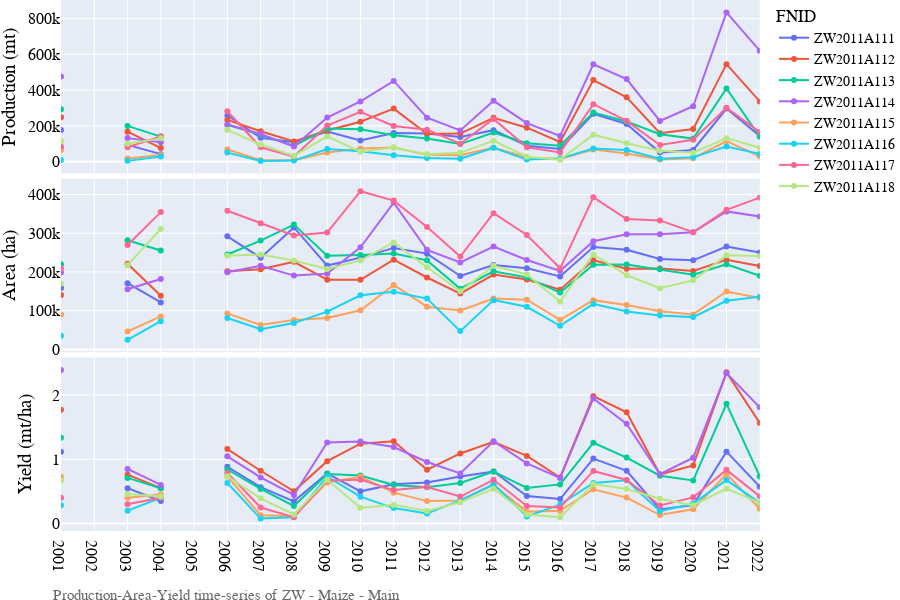

Notebook cell for this chart:
### Code cell
# Lineplot of Production-Area-Yield time-series
country_iso, country_name = 'ZW', 'Zimbabwe'
df = pd.read_csv('../data/crop/adm_crop_production_%s.csv' % country_iso, index_col=0)
df['year'] = df['harvest_year']
year = [df['year'].min(), df['year'].max()]
product_season = [
    ['Maize','Main'],
]
for product_name, season_name in product_season:
    footnote = 'Production-Area-Yield time-series of %s - %s - %s' % (country_iso, product_name, season_name)
    fn_save = '../figures/%s_line_pay_%s_%s.png' % (country_iso, product_name, season_name)
    sub = df[(df['product'] == product_name) & (df['season_name'] == season_name)]
    fig = PlotLinePAY(sub, year, footnote, fn_save)
    fig.show()

### Figure 1 — Plotly figure (JSON) as saved in the notebook; plotly's stock layout.template omitted (floating-point values rounded to 4 significant figures)
{"data": [{"connectgaps": false, "hovertemplate": "fnid=ZW2011A111<br>indicator=production<br>year=%{x}<br>value=%{y}<extra></extra>", "legendgroup": "ZW2011A111", "line": {"color": "#636efa", "dash": "solid"}, "marker": {"symbol": "circle"}, "mode": "markers+lines", "name": "ZW2011A111", "orientation": "v", "showlegend": true, "type": "scatter", "x": [2001, 2002, 2003, 2004, 2005, 2006, 2007, 2008, 2009, 2010, 2011, 2012, 2013, 2014, 2015, 2016, 2017, 2018, 2019, 2020, 2021, 2022], "xaxis": "x3", "y": [176919, null, 94135, 42420, null, 258000, 134000, 108697, 168936, 118658, 159885, 157655, 138454, 176294, 89384, 71774, 267369, 211105, 51070, 65867, 297059, 143426], "yaxis": "y3"}, {"connectgaps": false, "hovertemplate": "fnid=ZW2011A111<br>indicator=area<br>year=%{x}<br>value=%{y}<extra></extra>", "legendgroup": "ZW2011A111", "line": {"color": "#636efa", "dash": "solid"}, "marker": {"symbol": "circle"}, "mode": "markers+lines", "name": "ZW2011A111", "orientation": "v", "showlegend": false, "type": "scatter", "x": [2001, 2002, 2003, 2004, 2005, 2006, 2007, 2008, 2009, 2010, 2011, 2012, 2013, 2014, 2015, 2016, 2017, 2018, 2019, 2020, 2021, 2022], "xaxis": "x2", "y": [158629, null, 171155, 121199, null, 292000, 237000, 315063, 216585, 237052, 262106, 247334, 189663, 217648, 209392, 188460, 264695, 257468, 233414, 229996, 265759, 250032], "yaxis": "y2"}, {"connectgaps": false, "hovertemplate": "fnid=ZW2011A111<br>indicator=yield<br>year=%{x}<br>value=%{y}<extra></extra>", "legendgroup": "ZW2011A111", "line": {"color": "#636efa", "dash": "solid"}, "marker": {"symbol": "circle"}, "mode": "markers+lines", "name": "ZW2011A111", "orientation": "v", "showlegend": false, "type": "scatter", "x": [2001, 2002, 2003, 2004, 2005, 2006, 2007, 2008, 2009, 2010, 2011, 2012, 2013, 2014, 2015, 2016, 2017, 2018, 2019, 2020, 2021, 2022], "xaxis": "x", "y": [1.115, null, 0.55, 0.35, null, 0.8836, 0.5654, 0.345, 0.78, 0.5006, 0.61, 0.6374, 0.73, 0.81, 0.4269, 0.3808, 1.01, 0.8199, 0.2188, 0.2864, 1.118, 0.5736], "yaxis": "y"}, {"connectgaps": false, "hovertemplate": "fnid=ZW2011A112<br>indicator=production<br>year=%{x}<br>value=%{y}<extra></extra>", "legendgroup": "ZW2011A112", "line": {"color": "#EF553B", "dash": "solid"}, "marker": {"symbol": "circle"}, "mode": "markers+lines", "name": "ZW2011A112", "orientation": "v", "showlegend": true, "type": "scatter", "x": [2001, 2002, 2003, 2004, 2005, 2006, 2007, 2008, 2009, 2010, 2011, 2012, 2013, 2014, 2015, 2016, 2017, 2018, 2019, 2020, 2021, 2022], "xaxis": "x3", "y": [247981, null, 167964, 76115, null, 234000, 170000, 113279, 174691, 223516, 296722, 155383, 157050, 245516, 190117, 110316, 455666, 359877, 159184, 182938, 544786, 336998], "yaxis": "y3"}, {"connectgaps": false, "hovertemplate": "fnid=ZW2011A112<br>indicator=area<br>year=%{x}<br>value=%{y}<extra></extra>", "legendgroup": "ZW2011A112", "line": {"color": "#EF553B", "dash": "solid"}, "marker": {"symbol": "circle"}, "mode": "markers+lines", "name": "ZW2011A112", "orientation": "v", "showlegend": false, "type": "scatter", "x": [2001, 2002, 2003, 2004, 2005, 2006, 2007, 2008, 2009, 2010, 2011, 2012, 2013, 2014, 2015, 2016, 2017, 2018, 2019, 2020, 2021, 2022], "xaxis": "x2", "y": [140175, null, 221005, 138390, null, 202000, 207000, 226106, 180094, 179839, 231814, 185706, 144083, 193320, 180652, 154041, 229917, 208124, 208699, 202361, 231665, 215235], "yaxis": "y2"}, {"connectgaps": false, "hovertemplate": "fnid=ZW2011A112<br>indicator=yield<br>year=%{x}<br>value=%{y}<extra></extra>", "legendgroup": "ZW2011A112", "line": {"color": "#EF553B", "dash": "solid"}, "marker": {"symbol": "circle"}, "mode": "markers+lines", "name": "ZW2011A112", "orientation": "v", "showlegend": false, "type": "scatter", "x": [2001, 2002, 2003, 2004, 2005, 2006, 2007, 2008, 2009, 2010, 2011, 2012, 2013, 2014, 2015, 2016, 2017, 2018, 2019, 2020, 2021, 2022], "xaxis": "x", "y": [1.769, null, 0.76, 0.55, null, 1.158, 0.8213, 0.501, 0.97, 1.243, 1.28, 0.8367, 1.09, 1.27, 1.052, 0.7161, 1.982, 1.729, 0.7627, 0.904, 2.352, 1.566], "yaxis": "y"}, {"connectgaps": false, "hovertemplate": "fnid=ZW2011A113<br>indicator=production<br>year=%{x}<br>value=%{y}<extra></extra>", "legendgroup": "ZW2011A113", "line": {"color": "#00cc96", "dash": "solid"}, "marker": {"symbol": "circle"}, "mode": "markers+lines", "name": "ZW2011A113", "orientation": "v", "showlegend": true, "type": "scatter", "x": [2001, 2002, 2003, 2004, 2005, 2006, 2007, 2008, 2009, 2010, 2011, 2012, 2013, 2014, 2015, 2016, 2017, 2018, 2019, 2020, 2021, 2022], "xaxis": "x3", "y": [293628, null, 200220, 140453, null, 206000, 151000, 87999, 186161, 181994, 148507, 129657, 98732, 163287, 102978, 89338, 274491, 224817, 153831, 129385, 408880, 139169], "yaxis": "y3"}, {"connectgaps": false, "hovertemplate": "fnid=ZW2011A113<br>indicator=area<br>year=%{x}<br>value=%{y}<extra></extra>", "legendgroup": "ZW2011A113", "line": {"color": "#00cc96", "dash": "solid"}, "marker": {"symbol": "circle"}, "mode": "markers+lines", "name": "ZW2011A113", "orientation": "v", "showlegend": false, "type": "scatter", "x": [2001, 2002, 2003, 2004, 2005, 2006, 2007, 2008, 2009, 2010, 2011, 2012, 2013, 2014, 2015, 2016, 2017, 2018, 2019, 2020, 2021, 2022], "xaxis": "x2", "y": [220136, null, 282000, 255369, null, 245000, 281000, 322341, 241768, 243995, 247511, 229926, 156719, 201589, 186058, 146796, 218559, 219003, 206960, 193053, 219610, 190048], "yaxis": "y2"}, {"connectgaps": false, "hovertemplate": "fnid=ZW2011A113<br>indicator=yield<br>year=%{x}<br>value=%{y}<extra></extra>", "legendgroup": "ZW2011A113", "line": {"color": "#00cc96", "dash": "solid"}, "marker": {"symbol": "circle"}, "mode": "markers+lines", "name": "ZW2011A113", "orientation": "v", "showlegend": false, "type": "scatter", "x": [2001, 2002, 2003, 2004, 2005, 2006, 2007, 2008, 2009, 2010, 2011, 2012, 2013, 2014, 2015, 2016, 2017, 2018, 2019, 2020, 2021, 2022], "xaxis": "x", "y": [1.334, null, 0.71, 0.55, null, 0.8408, 0.5374, 0.273, 0.77, 0.7459, 0.6, 0.5639, 0.63, 0.81, 0.5535, 0.6086, 1.256, 1.027, 0.7433, 0.6702, 1.862, 0.7323], "yaxis": "y"}, {"connectgaps": false, "hovertemplate": "fnid=ZW2011A114<br>indicator=production<br>year=%{x}<br>value=%{y}<extra></extra>", "legendgroup": "ZW2011A114", "line": {"color": "#ab63fa", "dash": "solid"}, "marker": {"symbol": "circle"}, "mode": "markers+lines", "name": "ZW2011A114", "orientation": "v", "showlegend": true, "type": "scatter", "x": [2001, 2002, 2003, 2004, 2005, 2006, 2007, 2008, 2009, 2010, 2011, 2012, 2013, 2014, 2015, 2016, 2017, 2018, 2019, 2020, 2021, 2022], "xaxis": "x3", "y": [475210, null, 131929, 109197, null, 208000, 155000, 84814, 246556, 336855, 451089, 245989, 175002, 340114, 215827, 143573, 543622, 461463, 228073, 309984, 833566, 619997], "yaxis": "y3"}, {"connectgaps": false, "hovertemplate": "fnid=ZW2011A114<br>indicator=area<br>year=%{x}<br>value=%{y}<extra></extra>", "legendgroup": "ZW2011A114", "line": {"color": "#ab63fa", "dash": "solid"}, "marker": {"symbol": "circle"}, "mode": "markers+lines", "name": "ZW2011A114", "orientation": "v", "showlegend": false, "type": "scatter", "x": [2001, 2002, 2003, 2004, 2005, 2006, 2007, 2008, 2009, 2010, 2011, 2012, 2013, 2014, 2015, 2016, 2017, 2018, 2019, 2020, 2021, 2022], "xaxis": "x2", "y": [198919, null, 155210, 181995, null, 199000, 216000, 190594, 195679, 263621, 379066, 257153, 224362, 265714, 230880, 202898, 279456, 297539, 297360, 302611, 356356, 343053], "yaxis": "y2"}, {"connectgaps": false, "hovertemplate": "fnid=ZW2011A114<br>indicator=yield<br>year=%{x}<br>value=%{y}<extra></extra>", "legendgroup": "ZW2011A114", "line": {"color": "#ab63fa", "dash": "solid"}, "marker": {"symbol": "circle"}, "mode": "markers+lines", "name": "ZW2011A114", "orientation": "v", "showlegend": false, "type": "scatter", "x": [2001, 2002, 2003, 2004, 2005, 2006, 2007, 2008, 2009, 2010, 2011, 2012, 2013, 2014, 2015, 2016, 2017, 2018, 2019, 2020, 2021, 2022], "xaxis": "x", "y": [2.389, null, 0.85, 0.6, null, 1.045, 0.7176, 0.445, 1.26, 1.278, 1.19, 0.9566, 0.78, 1.28, 0.9348, 0.7076, 1.945, 1.551, 0.767, 1.024, 2.339, 1.807], "yaxis": "y"}, {"connectgaps": false, "hovertemplate": "fnid=ZW2011A115<br>indicator=production<br>year=%{x}<br>value=%{y}<extra></extra>", "legendgroup": "ZW2011A115", "line": {"color": "#FFA15A", "dash": "solid"}, "marker": {"symbol": "circle"}, "mode": "markers+lines", "name": "ZW2011A115", "orientation": "v", "showlegend": true, "type": "scatter", "x": [2001, 2002, 2003, 2004, 2005, 2006, 2007, 2008, 2009, 2010, 2011, 2012, 2013, 2014, 2015, 2016, 2017, 2018, 2019, 2020, 2021, 2022], "xaxis": "x3", "y": [65052, null, 18462, 38354, null, 68000, 8000, 8540, 51821, 73311, 79807, 38447, 36204, 78764, 23532, 15155, 67759, 46142, 13031, 20002, 115240, 30533], "yaxis": "y3"}, {"connectgaps": false, "hovertemplate": "fnid=ZW2011A115<br>indicator=area<br>year=%{x}<br>value=%{y}<extra></extra>", "legendgroup": "ZW2011A115", "line": {"color": "#FFA15A", "dash": "solid"}, "marker": {"symbol": "circle"}, "mode": "markers+lines", "name": "ZW2011A115", "orientation": "v", "showlegend": false, "type": "scatter", "x": [2001, 2002, 2003, 2004, 2005, 2006, 2007, 2008, 2009, 2010, 2011, 2012, 2013, 2014, 2015, 2016, 2017, 2018, 2019, 2020, 2021, 2022], "xaxis": "x2", "y": [90076, null, 46154, 85232, null, 93000, 63000, 76246, 80971, 100936, 166265, 110283, 100566, 131273, 128430, 76276, 127184, 114414, 98736, 90321, 149584, 132668], "yaxis": "y2"}, {"connectgaps": false, "hovertemplate": "fnid=ZW2011A115<br>indicator=yield<br>year=%{x}<br>value=%{y}<extra></extra>", "legendgroup": "ZW2011A115", "line": {"color": "#FFA15A", "dash": "solid"}, "marker": {"symbol": "circle"}, "mode": "markers+lines", "name": "ZW2011A115", "orientation": "v", "showlegend": false, "type": "scatter", "x": [2001, 2002, 2003, 2004, 2005, 2006, 2007, 2008, 2009, 2010, 2011, 2012, 2013, 2014, 2015, 2016, 2017, 2018, 2019, 2020, 2021, 2022], "xaxis": "x", "y": [0.7222, null, 0.4, 0.45, null, 0.7312, 0.127, 0.112, 0.64, 0.7263, 0.48, 0.3486, 0.36, 0.6, 0.1832, 0.1987, 0.5328, 0.4033, 0.132, 0.2215, 0.7704, 0.2301], "yaxis": "y"}, {"connectgaps": false, "hovertemplate": "fnid=ZW2011A116<br>indicator=production<br>year=%{x}<br>value=%{y}<extra></extra>", "legendgroup": "ZW2011A116", "line": {"color": "#19d3f3", "dash": "solid"}, "marker": {"symbol": "circle"}, "mode": "markers+lines", "name": "ZW2011A116", "orientation": "v", "showlegend": true, "type": "scatter", "x": [2001, 2002, 2003, 2004, 2005, 2006, 2007, 2008, 2009, 2010, 2011, 2012, 2013, 2014, 2015, 2016, 2017, 2018, 2019, 2020, 2021, 2022], "xaxis": "x3", "y": [10034, null, 4956, 29150, null, 51000, 4000, 6592, 71145, 58290, 35741, 20435, 17010, 77616, 12080, 17793, 74287, 65983, 16781, 25833, 84923, 43877], "yaxis": "y3"}, {"connectgaps": false, "hovertemplate": "fnid=ZW2011A116<br>indicator=area<br>year=%{x}<br>value=%{y}<extra></extra>", "legendgroup": "ZW2011A116", "line": {"color": "#19d3f3", "dash": "solid"}, "marker": {"symbol": "circle"}, "mode": "markers+lines", "name": "ZW2011A116", "orientation": "v", "showlegend": false, "type": "scatter", "x": [2001, 2002, 2003, 2004, 2005, 2006, 2007, 2008, 2009, 2010, 2011, 2012, 2013, 2014, 2015, 2016, 2017, 2018, 2019, 2020, 2021, 2022], "xaxis": "x2", "y": [35513, null, 24782, 72874, null, 81000, 52000, 67958, 97459, 139643, 148922, 131144, 47251, 127239, 109968, 60789, 117531, 97963, 87517, 83368, 125632, 136227], "yaxis": "y2"}, {"connectgaps": false, "hovertemplate": "fnid=ZW2011A116<br>indicator=yield<br>year=%{x}<br>value=%{y}<extra></extra>", "legendgroup": "ZW2011A116", "line": {"color": "#19d3f3", "dash": "solid"}, "marker": {"symbol": "circle"}, "mode": "markers+lines", "name": "ZW2011A116", "orientation": "v", "showlegend": false, "type": "scatter", "x": [2001, 2002, 2003, 2004, 2005, 2006, 2007, 2008, 2009, 2010, 2011, 2012, 2013, 2014, 2015, 2016, 2017, 2018, 2019, 2020, 2021, 2022], "xaxis": "x", "y": [0.2825, null, 0.2, 0.4, null, 0.6296, 0.07692, 0.097, 0.73, 0.4174, 0.24, 0.1558, 0.36, 0.61, 0.1099, 0.2927, 0.6321, 0.6736, 0.1917, 0.3099, 0.676, 0.3221], "yaxis": "y"}, {"connectgaps": false, "hovertemplate": "fnid=ZW2011A117<br>indicator=production<br>year=%{x}<br>value=%{y}<extra></extra>", "legendgroup": "ZW2011A117", "line": {"color": "#FF6692", "dash": "solid"}, "marker": {"symbol": "circle"}, "mode": "markers+lines", "name": "ZW2011A117", "orientation": "v", "showlegend": true, "type": "scatter", "x": [2001, 2002, 2003, 2004, 2005, 2006, 2007, 2008, 2009, 2010, 2011, 2012, 2013, 2014, 2015, 2016, 2017, 2018, 2019, 2020, 2021, 2022], "xaxis": "x3", "y": [83680, null, 80895, 141840, null, 282000, 81000, 28841, 202183, 278747, 199808, 179161, 100740, 239244, 80362, 52049, 321394, 228515, 93703, 123162, 300845, 165702], "yaxis": "y3"}, {"connectgaps": false, "hovertemplate": "fnid=ZW2011A117<br>indicator=area<br>year=%{x}<br>value=%{y}<extra></extra>", "legendgroup": "ZW2011A117", "line": {"color": "#FF6692", "dash": "solid"}, "marker": {"symbol": "circle"}, "mode": "markers+lines", "name": "ZW2011A117", "orientation": "v", "showlegend": false, "type": "scatter", "x": [2001, 2002, 2003, 2004, 2005, 2006, 2007, 2008, 2009, 2010, 2011, 2012, 2013, 2014, 2015, 2016, 2017, 2018, 2019, 2020, 2021, 2022], "xaxis": "x2", "y": [209348, null, 269649, 354599, null, 358000, 326000, 294297, 301765, 408569, 384246, 316116, 239856, 351829, 295450, 209417, 392777, 336848, 333118, 302653, 360336, 392038], "yaxis": "y2"}, {"connectgaps": false, "hovertemplate": "fnid=ZW2011A117<br>indicator=yield<br>year=%{x}<br>value=%{y}<extra></extra>", "legendgroup": "ZW2011A117", "line": {"color": "#FF6692", "dash": "solid"}, "marker": {"symbol": "circle"}, "mode": "markers+lines", "name": "ZW2011A117", "orientation": "v", "showlegend": false, "type": "scatter", "x": [2001, 2002, 2003, 2004, 2005, 2006, 2007, 2008, 2009, 2010, 2011, 2012, 2013, 2014, 2015, 2016, 2017, 2018, 2019, 2020, 2021, 2022], "xaxis": "x", "y": [0.3997, null, 0.3, 0.4, null, 0.7877, 0.2485, 0.098, 0.67, 0.6823, 0.52, 0.5668, 0.42, 0.68, 0.272, 0.2485, 0.8183, 0.6784, 0.2813, 0.4069, 0.8349, 0.4227], "yaxis": "y"}, {"connectgaps": false, "hovertemplate": "fnid=ZW2011A118<br>indicator=production<br>year=%{x}<br>value=%{y}<extra></extra>", "legendgroup": "ZW2011A118", "line": {"color": "#B6E880", "dash": "solid"}, "marker": {"symbol": "circle"}, "mode": "markers+lines", "name": "ZW2011A118", "orientation": "v", "showlegend": true, "type": "scatter", "x": [2001, 2002, 2003, 2004, 2005, 2006, 2007, 2008, 2009, 2010, 2011, 2012, 2013, 2014, 2015, 2016, 2017, 2018, 2019, 2020, 2021, 2022], "xaxis": "x3", "y": [114244, null, 100083, 130546, null, 178000, 96000, 32390, 141072, 56201, 80070, 41314, 49570, 116673, 27946, 11818, 150938, 102800, 60962, 50458, 131872, 78231], "yaxis": "y3"}, {"connectgaps": false, "hovertemplate": "fnid=ZW2011A118<br>indicator=area<br>year=%{x}<br>value=%{y}<extra></extra>", "legendgroup": "ZW2011A118", "line": {"color": "#B6E880", "dash": "solid"}, "marker": {"symbol": "circle"}, "mode": "markers+lines", "name": "ZW2011A118", "orientation": "v", "showlegend": false, "type": "scatter", "x": [2001, 2002, 2003, 2004, 2005, 2006, 2007, 2008, 2009, 2010, 2011, 2012, 2013, 2014, 2015, 2016, 2017, 2018, 2019, 2020, 2021, 2022], "xaxis": "x2", "y": [170270, null, 217571, 310823, null, 242000, 245000, 229717, 207459, 229887, 276105, 212124, 150213, 216062, 193680, 123320, 245178, 191359, 157953, 178403, 242908, 241453], "yaxis": "y2"}, {"connectgaps": false, "hovertemplate": "fnid=ZW2011A118<br>indicator=yield<br>year=%{x}<br>value=%{y}<extra></extra>", "legendgroup": "ZW2011A118", "line": {"color": "#B6E880", "dash": "solid"}, "marker": {"symbol": "circle"}, "mode": "markers+lines", "name": "ZW2011A118", "orientation": "v", "showlegend": false, "type": "scatter", "x": [2001, 2002, 2003, 2004, 2005, 2006, 2007, 2008, 2009, 2010, 2011, 2012, 2013, 2014, 2015, 2016, 2017, 2018, 2019, 2020, 2021, 2022], "xaxis": "x", "y": [0.671, null, 0.46, 0.42, null, 0.7355, 0.3918, 0.141, 0.68, 0.2445, 0.29, 0.1948, 0.33, 0.54, 0.1443, 0.09583, 0.6156, 0.5372, 0.386, 0.2828, 0.5429, 0.324], "yaxis": "y"}], "layout": {"annotations": [{"showarrow": false, "text": "", "textangle": 90, "x": 0.98, "xanchor": "left", "xref": "paper", "y": 0.1633, "yanchor": "middle", "yref": "paper"}, {"showarrow": false, "text": "", "textangle": 90, "x": 0.98, "xanchor": "left", "xref": "paper", "y": 0.5, "yanchor": "middle", "yref": "paper"}, {"showarrow": false, "text": "", "textangle": 90, "x": 0.98, "xanchor": "left", "xref": "paper", "y": 0.8367, "yanchor": "middle", "yref": "paper"}, {"align": "left", "font": {"color": "dimgrey", "family": "arial", "size": 15}, "showarrow": false, "text": "Production-Area-Yield time-series of ZW - Maize - Main", "x": -0.014, "xref": "paper", "y": -0.14, "yref": "paper"}], "font": {"color": "black", "family": "arial", "size": 16}, "height": 600, "legend": {"font": {"size": 14}, "title": {"text": "FNID"}, "tracegroupgap": 0, "x": 1, "xanchor": "left", "y": 1, "yanchor": "top"}, "margin": {"b": 25, "l": 0, "r": 0, "t": 0}, "width": 900, "xaxis": {"anchor": "y", "domain": [0, 0.98], "dtick": 1, "range": [2001, 2022], "title": {"text": ""}, "type": "linear"}, "xaxis2": {"anchor": "y2", "domain": [0, 0.98], "dtick": 1, "matches": "x", "showticklabels": false, "type": "linear"}, "xaxis3": {"anchor": "y3", "domain": [0, 0.98], "dtick": 1, "matches": "x", "showticklabels": false, "type": "linear"}, "yaxis": {"anchor": "x", "autorange": true, "domain": [0, 0.3267], "range": [-0.1169, 2.583], "title": {"text": "Yield (mt/ha)"}, "type": "linear"}, "yaxis2": {"anchor": "x2", "autorange": true, "domain": [0.3367, 0.6633], "range": [-7385.0, 440700.0], "title": {"text": "Area (ha)"}, "type": "linear"}, "yaxis3": {"anchor": "x3", "autorange": true, "domain": [0.6733, 1], "range": [-65530.0, 903100.0], "title": {"text": "Production (mt)"}, "type": "linear"}}}
